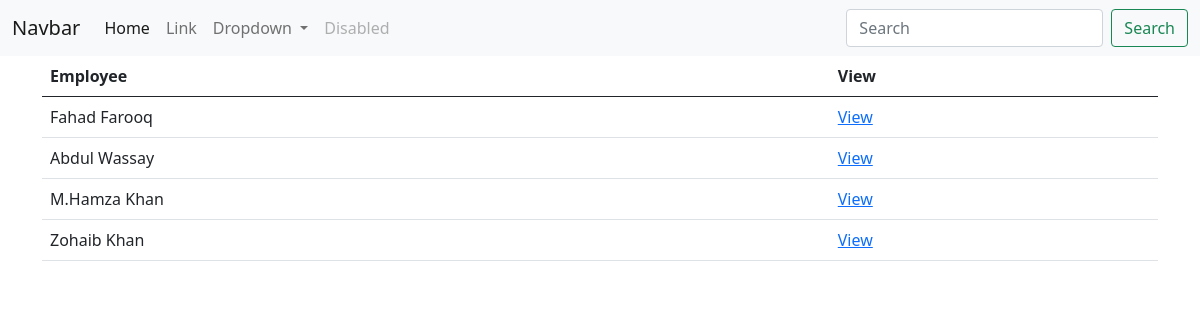
Page /ProjectManagement/EmpView on the committed database.
### ProjectManagement/models.py (models this page shows, shortened)
class Employees_new(models.Model):
    Employee_name = models.CharField(max_length=50)
    Employee_id = models.CharField(max_length=50)
    Employee_contact = models.CharField(max_length=50)
    emp_status = models.CharField(max_length=50, null=True)
    project_id = models.ForeignKey(Projects, on_delete=models.CASCADE)

### ProjectManagement/views.py (the view)
# urls.py: path('EmpView', views.empView, name='EmpView'),
def empView(request):
    emps=Employees_new.objects.all()
    args={
        'emps':emps
    }
    return render(request,'ProjectManagement/employeeview.html',args)

### ProjectManagement/templates/ProjectManagement/employeeview.html (shortened to what this page needs)
<!DOCTYPE html>
<html lang="en">
<head>
    <link href="https://cdn.jsdelivr.net/npm/bootstrap@5.0.2/dist/css/bootstrap.min.css" rel="stylesheet">
</head>
<body>
    <nav class="navbar navbar-expand-lg navbar-light bg-light">
        <div class="container-fluid">
          <a class="navbar-brand" href="#">Navbar</a>
          <div class="collapse navbar-collapse" id="navbarSupportedContent">
            <ul class="navbar-nav me-auto mb-2 mb-lg-0">
              <li class="nav-item">
                <a class="nav-link active" aria-current="page" href="#">Home</a>
              </li>
              <li class="nav-item">
                <a class="nav-link" href="#">Link</a>
              </li>
              <li class="nav-item dropdown">
                <a class="nav-link dropdown-toggle" href="#" id="navbarDropdown" role="button" data-bs-toggle="dropdown" aria-expanded="false">
                  Dropdown
                </a>
              </li>
              <li class="nav-item">
                <a class="nav-link disabled" href="#" tabindex="-1" aria-disabled="true">Disabled</a>
              </li>
            </ul>
            <form class="d-flex">
              <input class="form-control me-2" type="search" placeholder="Search" aria-label="Search">
              <button class="btn btn-outline-success" type="submit">Search</button>
            </form>
          </div>
        </div>
      </nav>
<div class="container">
      <table class="table">
        <thead>
          <tr>
            <th scope="col">Employee</th>
            <th scope="col">View</th>
          </tr>
        </thead>
        <tbody>
              {% for emp in emps %}
              <tr>
            <td>{{emp.Employee_name}}</td>
            <td>
                <a href="{% url 'EmpPortal' emp.id %}">View</a>
            </td>
          </tr>
            {% endfor %}
        </tbody>
      </table>
</div>
</body>
</html>

### rows in the picture
Employees_new: Employee_name "Fahad Farooq"
Employees_new: Employee_name "Abdul Wassay"
Employees_new: Employee_name "M.Hamza Khan"
Employees_new: Employee_name "Zohaib Khan"
